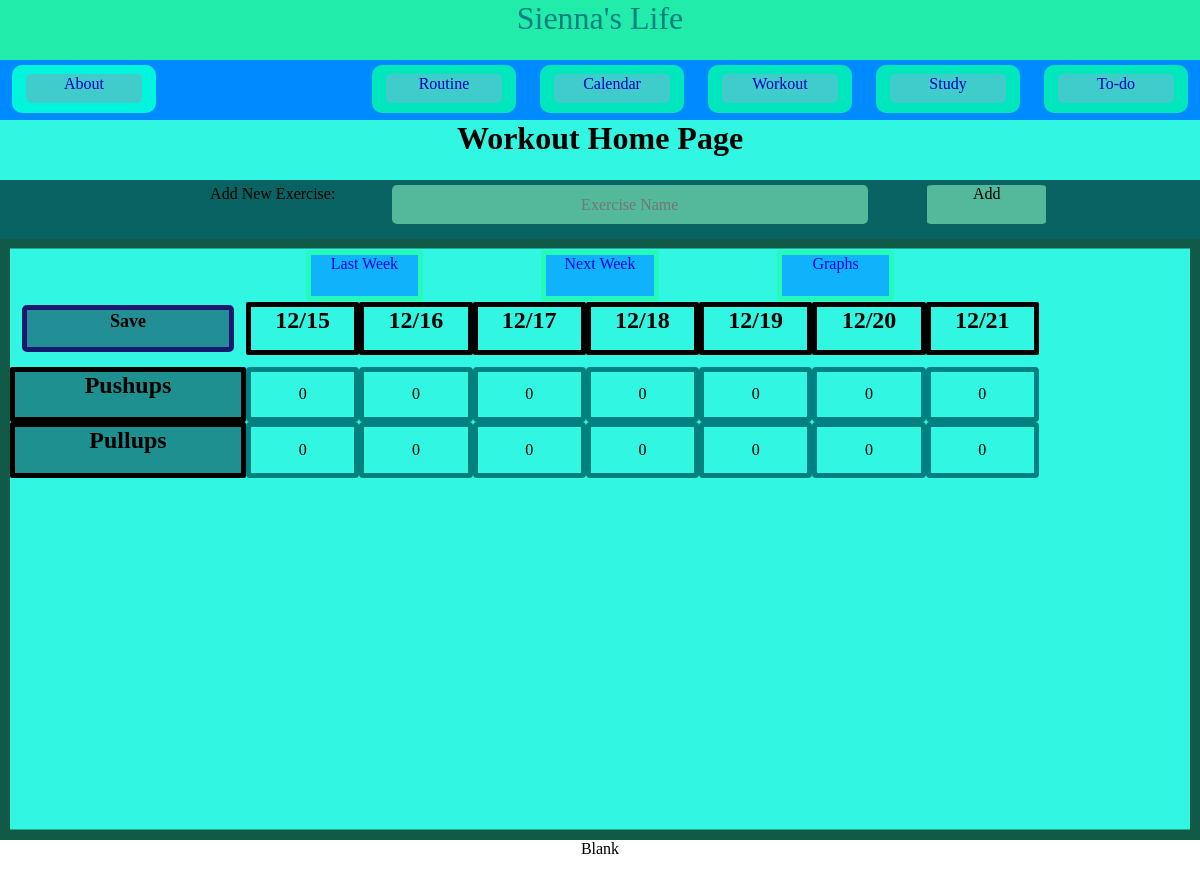
/workout/11, run on an earlier commit of the app's database.
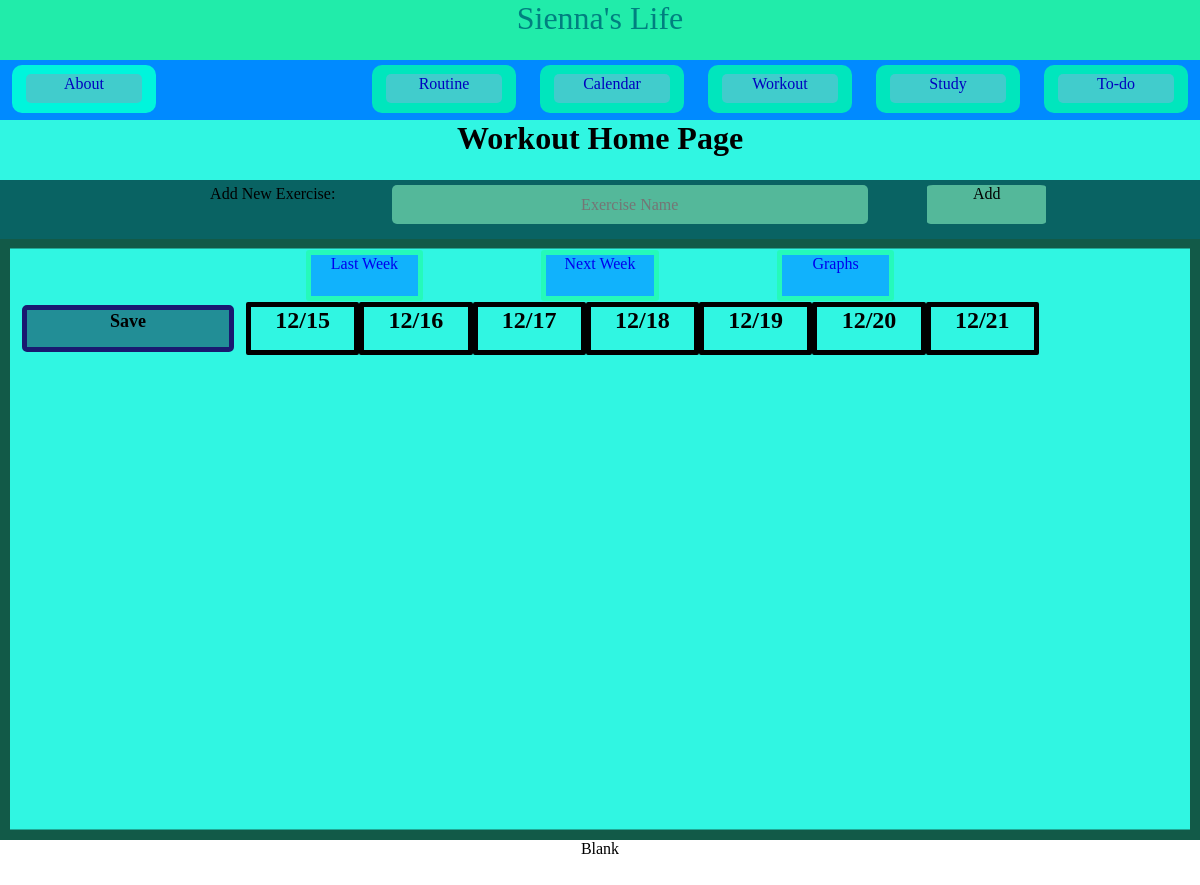
And on a later commit of the database.
### sienna_life.py (models this page shows)
class Date(db.Model):
    __tablename__ = 'dates'
    id = db.Column(db.Integer, primary_key=True)
    date = db.Column(db.Text, nullable=False)
    date_form = db.Column(db.Date, nullable=False)
    week_id = db.Column(db.Integer, db.ForeignKey('weeks.id'), nullable=False)

class Exercise(db.Model):
    __tablename__ = 'exercises'
    id = db.Column(db.Integer, primary_key=True)
    name = db.Column(db.Text, nullable=False)
    workouts = db.relationship('Workout', backref='exercise', lazy=True)

class Workout(db.Model):
    __tablename__ = 'workouts'
    id = db.Column(db.Integer, primary_key=True)
    reps = db.Column(db.Integer, nullable=False, default=0)
    ex_id = db.Column(db.Integer, db.ForeignKey('exercises.id'), nullable = False)
    date_id = db.Column(db.Integer, db.ForeignKey('dates.id'), nullable = False)

### sienna_life.py (the view)
@app.route('/workout/<int:week_id>', methods=('GET', 'POST'))
def workout(week_id):
    return load_workout(week_id=week_id)

### sienna_life.py (called while the page is built)
def calc_prev_and_next_weeks(week_id):
    if week_id - 1 >= 1:
        prev_week = Week.query.filter(Week.id == week_id - 1).first()
    else:
        prev_week = []
    if week_id + 1 <= 12:
        next_week = Week.query.filter(Week.id == week_id + 1).first()
    else:
        next_week = []
    return prev_week, next_week

### templates/workout.html (shortened to what the changed rows need)
{% extends 'base.html' %}
{% block content %}
    {% block css %} <link rel="stylesheet" type="text/css" href="../static/css/workout.css" /> {% endblock %}
    <div class="content">
        <h1 class="header">{% block title %} Workout Home Page {% endblock %}</h1>
        <div class="workout-display-scroll">
            <div class="workout-display">
                <form class="ex-form" name="exercise-content-form" method="post">
                    <div class="workout-display-dates">
                        <div class="workout-submit-btn-container">
                            <button class = "workout-submit-btn" type="submit" id="workout-save-btn"> <h2 class="workout-submit-text"> Save </h2> </button>
                        </div>
                        <div class="workout-display-dates-content">
                            {% for date in week.dates %}
                                <div class="date">
                                    <h2 class="date-str"> {{ date.date }}</h2>
                                </div>
                            {% endfor %}
                        </div>
                    </div>
                    <div class="exercises-container">
                        <div class="exercises">
                            {% for ex in exs %}
                                <div class = "exercise-log">
                                    <div class = "exercise-name"> <h2> {{ ex.name }} </h2> </div>
                                    <div class="exercise-name-content">
                                        {% for date in week.dates %}
                                            <div class="exercise-date">
                                                {% for wo, e, d in wos %}
                                                    {% if e.id==ex.id and d.id==date.id %}
                                                        <input class="exercise-date-in"
                                                                id="{{ ex.name }}-on-{{ date.date }}"
                                                                name="{{ ex.name }}-on-{{ date.date }}"
                                                                value="{{ wo.reps }}">
                                                    {% endif %}
                                                {% endfor %}
                                            </div>
                                        {% endfor %}
                                    </div>
                                </div>
                            {% endfor %}
                        </div>
                    </div>
                </form>
            </div>
        </div>
    </div>
{% endblock %}

What changed in the data, as far as the page shows it:
removed Exercise: name "Pushups"
removed Workout: reps "0", shown under Date (number 1 of 7 on the later page)
removed Workout: reps "0", shown under Date (number 2 of 7 on the later page)
removed Workout: reps "0", shown under Date (number 3 of 7 on the later page)
removed Workout: reps "0", shown under Date (number 4 of 7 on the later page)
removed Workout: reps "0", shown under Date (number 5 of 7 on the later page)
removed Workout: reps "0", shown under Date (number 6 of 7 on the later page)
removed Workout: reps "0", shown under Date (number 7 of 7 on the later page)
removed Exercise: name "Pullups"
removed Workout: reps "0", shown under Date (number 1 of 7 on the later page)
removed Workout: reps "0", shown under Date (number 2 of 7 on the later page)
removed Workout: reps "0", shown under Date (number 3 of 7 on the later page)
removed Workout: reps "0", shown under Date (number 4 of 7 on the later page)
removed Workout: reps "0", shown under Date (number 5 of 7 on the later page)
removed Workout: reps "0", shown under Date (number 6 of 7 on the later page)
removed Workout: reps "0", shown under Date (number 7 of 7 on the later page)
